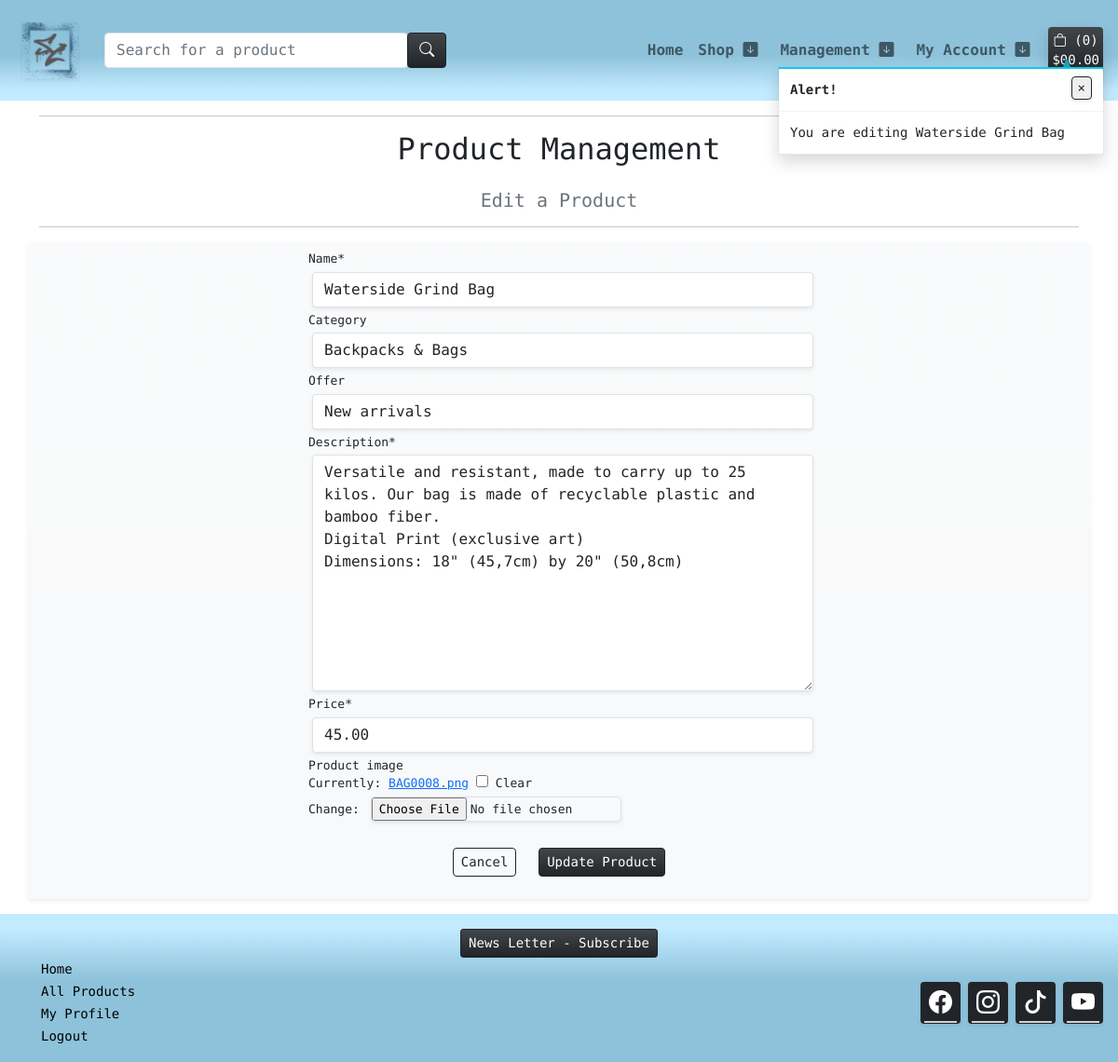
The app's page /management/edit-product/waterside-grind-bag/ (signed in) with its own data.
### products/models.py (models this page shows, shortened)
class Product(models.Model):
    sku = models.SmallAutoField(primary_key=True)
    name = models.CharField(max_length=150, unique=True)
    release_date = models.DateTimeField(auto_now_add=True)
    category = models.ForeignKey('Category', null=True, blank=True, on_delete=models.SET_NULL)
    quantity_available = models.IntegerField(default=100,
            validators=[
            MinValueValidator(0)
        ])
    description = models.TextField()
    price = models.DecimalField(max_digits=6, decimal_places=2)
    offer = models.ForeignKey(Offer, null=True, blank=True, on_delete=models.SET_NULL)
    product_image = models.ImageField(null=True, blank=True)
    product_image_url = models.URLField(max_length=1024, null=True, blank=True)
    slug = models.SlugField(max_length=254, null=True, blank=True, unique=True)
    class Meta:
        ordering = ['-release_date']

### management/views.py (the view)
# urls.py: path('edit-product/<slug>/', views.edit_product, name='edit_product'),
@login_required
def edit_product(request, slug):
    if not request.user.is_superuser:
        messages.error(request, 'Sorry, only store owners can do that.')
        return redirect(reverse('home'))
    product = get_object_or_404(Product, slug=slug)
    if request.method == 'POST':
        form = ProductForm(request.POST, request.FILES, instance=product)
        if form.is_valid():
            form.save()
            messages.success(request, f'Successfully updated {product.name}!')
            return redirect(reverse('product_details', args=[product.slug]))
        else:
            messages.error(request, 'Failed to update product. Please ensure the form is valid.')
    else:
        form = ProductForm(instance=product)
        messages.info(request, f'You are editing {product.name}')
    template = 'management/edit_product.html'
    context = {
        'form': form,
        'product': product,
    }
    return render(request, template, context)

### products/forms.py
class ProductForm(forms.ModelForm):
    class Meta:
        model = Product
        fields = [
            'name',
            'category',
            'offer',
            'description',
            'price',
            'product_image',
        ]
    def __init__(self, *args, **kwargs):
        super().__init__(*args, **kwargs)
        for field_name, field in self.fields.items():
            field.widget.attrs['class'] = 'border rounded m-1 shadow-sm'

### products/models.py (called while the page is built)
    def __str__(self):
        return self.display_name

    def __str__(self):
        return str(self.offer_display)

### templates/management/edit_product.html (shortened to what this page needs)
{% extends "base.html" %}
{% load static %}
{% block content %}
<div class="container" style="font-size: 13px;">
    <div class="row">
        <div class="col text-center">
            <hr>
            <h2 class="logo-font mb-4">Product Management</h2>
            <h5 class="text-muted">Edit a Product</h5>
            <hr>
        </div>
    </div>
    <div class="row d-flex justify-content-center bg-light bg-gradient p-2 mb-3 rounded shadow-sm">
        <div class="col-12 col-md-6">
            <form method="POST" action="{% url 'edit_product' product.slug %}" class="form mb-2" enctype="multipart/form-data">
                {{ form | crispy }}
                <div class="container text-center mt-3">
                    <a class="btn btn-sm btn-outline-dark rounded m-2 bg-gradient" href="{% url 'profile' %}">Cancel</a>
                    <button class="btn btn-sm btn-dark rounded m-2 bg-gradient" type="submit">Update Product</button>
                </div>
            </form>
        </div>
    </div>
</div>
{% endblock %}

### static/css/style.css (style rules this page uses)
body { font-family: 'Syne Mono', sans-serif; }

### records on screen
Product: name "Waterside Grind Bag", category "Backpacks & Bags", offer "New arrivals", description "Versatile and resistant, made to carry up to 25 kilos. Our bag is made of recyclable plastic and bamboo fiber. Digital Print (exclusive art) Dimensions: 18\" (45,7cm) by 20\" (50,8cm)", price "45.00"

### other values on screen
{{ product_count }} "0"
{{ message }} "You are editing Waterside Grind Bag"
